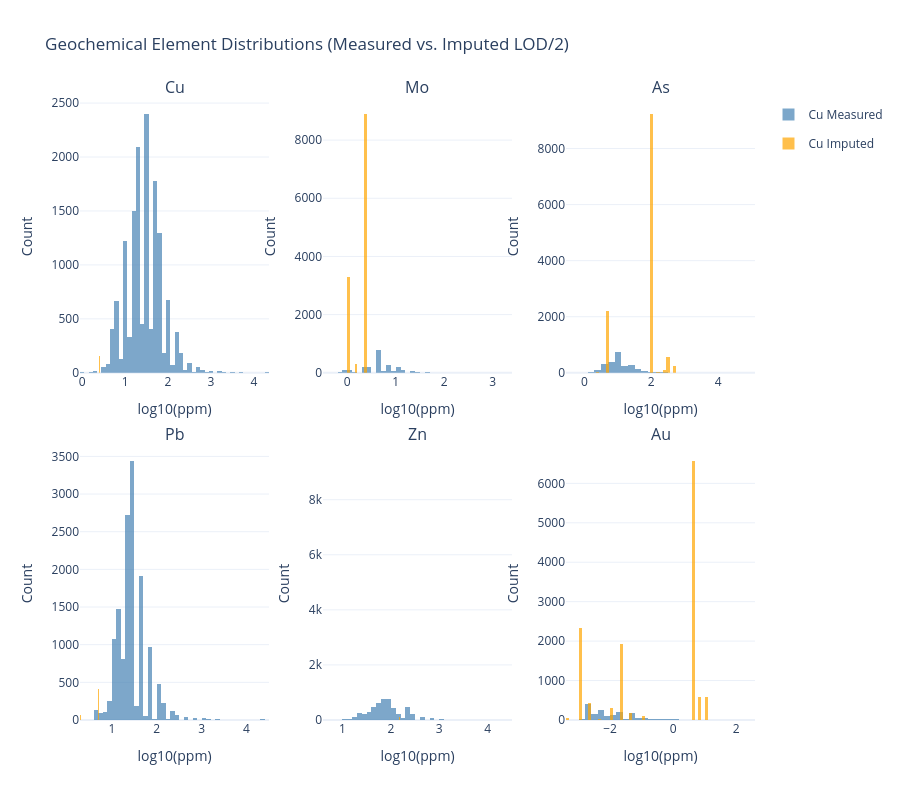

Here is the notebook cell this chart was saved with:
### Code cell
from plotly.subplots import make_subplots
import plotly.graph_objects as go
import numpy as np

plot_elements = ["Cu", "Mo", "As", "Pb", "Zn", "Au"]

# Create a 2x3 subplot grid in Plotly
fig = make_subplots(
    rows=2, 
    cols=3, 
    subplot_titles=plot_elements,
    horizontal_spacing=0.08,
    vertical_spacing=0.12
)

# Keep track of grid positions for the loop
row, col = 1, 1

for i, el in enumerate(plot_elements):
    # 1. Measured values (real)
    measured = geochem.loc[
        geochem[f"{el}_imputed"].notna() & (geochem[f"{el}_censored"] != True), 
        f"{el}_imputed"
    ]
    
    # 2. Imputed (censored → LOD/2)
    imputed = geochem.loc[
        geochem[f"{el}_censored"] == True, 
        f"{el}_imputed"
    ]
    
    # Log transform for display
    measured_log = np.log10(measured[measured > 0])
    imputed_log = np.log10(imputed[imputed > 0])
    
    # Add Measured histogram trace
    fig.add_trace(
        go.Histogram(
            x=measured_log, 
            nbinsx=50, 
            name=f"{el} Measured", 
            marker_color="steelblue", 
            opacity=0.7,
            legendgroup="Measured",
            showlegend=(i == 0) # Only show legend once for the whole group
        ), 
        row=row, col=col
    )
    
    # Add Imputed histogram trace
    fig.add_trace(
        go.Histogram(
            x=imputed_log, 
            nbinsx=50, 
            name=f"{el} Imputed", 
            marker_color="orange", 
            opacity=0.7,
            legendgroup="Imputed",
            showlegend=(i == 0) # Only show legend once for the whole group
        ), 
        row=row, col=col
    )
    
    # Update axis labels for each subplot
    fig.update_xaxes(title_text="log10(ppm)", row=row, col=col)
    fig.update_yaxes(title_text="Count", row=row, col=col)
    
    # Advance grid position (2 rows, 3 columns)
    col += 1
    if col > 3:
        col = 1
        row += 1

# Update overall layout to match your desired dimensions and style
fig.update_layout(
    barmode='overlay',
    height=800,
    title_text="Geochemical Element Distributions (Measured vs. Imputed LOD/2)",
    template="plotly_white"
)

fig.show()

# Optional: If you also want to save a static copy to your reports folder:
# fig.write_image("../reports/figures/geochem_histograms.png", width=1200, height=800, scale=2)

### Figure 1 — Plotly figure (JSON) as saved in the notebook; plotly's stock layout.template omitted (floating-point values rounded to 4 significant figures; data arrays with more than 128 entries replaced by an {"elided": "..."} marker saying what was removed)
{"data": [{"legendgroup": "Measured", "marker": {"color": "steelblue"}, "name": "Cu Measured", "nbinsx": 50, "opacity": 0.7, "showlegend": true, "type": "histogram", "x": {"elided": "14606 float values"}, "xaxis": "x", "yaxis": "y"}, {"legendgroup": "Imputed", "marker": {"color": "orange"}, "name": "Cu Imputed", "nbinsx": 50, "opacity": 0.7, "showlegend": true, "type": "histogram", "x": {"elided": "162 float values"}, "xaxis": "x", "yaxis": "y"}, {"legendgroup": "Measured", "marker": {"color": "steelblue"}, "name": "Mo Measured", "nbinsx": 50, "opacity": 0.7, "showlegend": false, "type": "histogram", "x": {"elided": "2260 float values"}, "xaxis": "x2", "yaxis": "y2"}, {"legendgroup": "Imputed", "marker": {"color": "orange"}, "name": "Mo Imputed", "nbinsx": 50, "opacity": 0.7, "showlegend": false, "type": "histogram", "x": {"elided": "12508 float values"}, "xaxis": "x2", "yaxis": "y2"}, {"legendgroup": "Measured", "marker": {"color": "steelblue"}, "name": "As Measured", "nbinsx": 50, "opacity": 0.7, "showlegend": false, "type": "histogram", "x": {"elided": "2381 float values"}, "xaxis": "x3", "yaxis": "y3"}, {"legendgroup": "Imputed", "marker": {"color": "orange"}, "name": "As Imputed", "nbinsx": 50, "opacity": 0.7, "showlegend": false, "type": "histogram", "x": {"elided": "12431 float values"}, "xaxis": "x3", "yaxis": "y3"}, {"legendgroup": "Measured", "marker": {"color": "steelblue"}, "name": "Pb Measured", "nbinsx": 50, "opacity": 0.7, "showlegend": false, "type": "histogram", "x": {"elided": "14287 float values"}, "xaxis": "x4", "yaxis": "y4"}, {"legendgroup": "Imputed", "marker": {"color": "orange"}, "name": "Pb Imputed", "nbinsx": 50, "opacity": 0.7, "showlegend": false, "type": "histogram", "x": {"elided": "481 float values"}, "xaxis": "x4", "yaxis": "y4"}, {"legendgroup": "Measured", "marker": {"color": "steelblue"}, "name": "Zn Measured", "nbinsx": 50, "opacity": 0.7, "showlegend": false, "type": "histogram", "x": {"elided": "5236 float values"}, "xaxis": "x5", "yaxis": "y5"}, {"legendgroup": "Imputed", "marker": {"color": "orange"}, "name": "Zn Imputed", "nbinsx": 50, "opacity": 0.7, "showlegend": false, "type": "histogram", "x": {"elided": "9531 float values"}, "xaxis": "x5", "yaxis": "y5"}, {"legendgroup": "Measured", "marker": {"color": "steelblue"}, "name": "Au Measured", "nbinsx": 50, "opacity": 0.7, "showlegend": false, "type": "histogram", "x": {"elided": "1677 float values"}, "xaxis": "x6", "yaxis": "y6"}, {"legendgroup": "Imputed", "marker": {"color": "orange"}, "name": "Au Imputed", "nbinsx": 50, "opacity": 0.7, "showlegend": false, "type": "histogram", "x": {"elided": "13126 float values"}, "xaxis": "x6", "yaxis": "y6"}], "layout": {"annotations": [{"font": {"size": 16}, "showarrow": false, "text": "Cu", "x": 0.14, "xanchor": "center", "xref": "paper", "y": 1, "yanchor": "bottom", "yref": "paper"}, {"font": {"size": 16}, "showarrow": false, "text": "Mo", "x": 0.5, "xanchor": "center", "xref": "paper", "y": 1, "yanchor": "bottom", "yref": "paper"}, {"font": {"size": 16}, "showarrow": false, "text": "As", "x": 0.86, "xanchor": "center", "xref": "paper", "y": 1, "yanchor": "bottom", "yref": "paper"}, {"font": {"size": 16}, "showarrow": false, "text": "Pb", "x": 0.14, "xanchor": "center", "xref": "paper", "y": 0.44, "yanchor": "bottom", "yref": "paper"}, {"font": {"size": 16}, "showarrow": false, "text": "Zn", "x": 0.5, "xanchor": "center", "xref": "paper", "y": 0.44, "yanchor": "bottom", "yref": "paper"}, {"font": {"size": 16}, "showarrow": false, "text": "Au", "x": 0.86, "xanchor": "center", "xref": "paper", "y": 0.44, "yanchor": "bottom", "yref": "paper"}], "barmode": "overlay", "height": 800, "title": {"text": "Geochemical Element Distributions (Measured vs. Imputed LOD/2)"}, "xaxis": {"anchor": "y", "domain": [0, 0.28], "title": {"text": "log10(ppm)"}}, "xaxis2": {"anchor": "y2", "domain": [0.36, 0.64], "title": {"text": "log10(ppm)"}}, "xaxis3": {"anchor": "y3", "domain": [0.72, 1], "title": {"text": "log10(ppm)"}}, "xaxis4": {"anchor": "y4", "domain": [0, 0.28], "title": {"text": "log10(ppm)"}}, "xaxis5": {"anchor": "y5", "domain": [0.36, 0.64], "title": {"text": "log10(ppm)"}}, "xaxis6": {"anchor": "y6", "domain": [0.72, 1], "title": {"text": "log10(ppm)"}}, "yaxis": {"anchor": "x", "domain": [0.56, 1], "title": {"text": "Count"}}, "yaxis2": {"anchor": "x2", "domain": [0.56, 1], "title": {"text": "Count"}}, "yaxis3": {"anchor": "x3", "domain": [0.56, 1], "title": {"text": "Count"}}, "yaxis4": {"anchor": "x4", "domain": [0, 0.44], "title": {"text": "Count"}}, "yaxis5": {"anchor": "x5", "domain": [0, 0.44], "title": {"text": "Count"}}, "yaxis6": {"anchor": "x6", "domain": [0, 0.44], "title": {"text": "Count"}}}}
